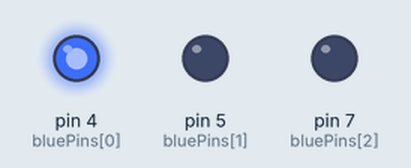
A sketch run on a simulated Arduino Uno, built with avr-gcc and run on an emulated ATmega328P. Shown: output pins drawn as LEDs (lit = HIGH).

Above: at 0.1 s.
At 0.9 s:
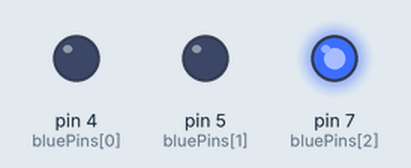
At 1.7 s:
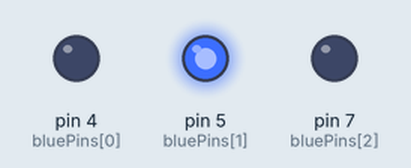
At 2.7 s:
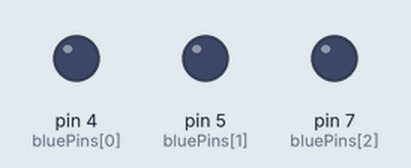
Timing chart, 0 to 3.0 s (numbered marks = the images above):
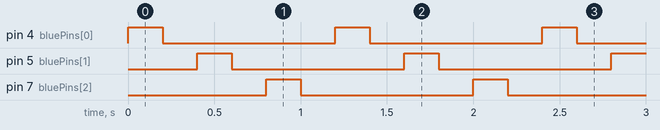

Measured:
- by itself, pin 4 (bluePins[0]), pin 5 (bluePins[1]), pin 7 (bluePins[2]): alternates HIGH for 0.20 s and LOW for 1.0 s
- by itself, everything shown: repeats every 1.2 s, in 6 steps

The sketch:

MP2.ino
```cpp
#define DELAY_MS 200

// 定义所有蓝灯连接的引脚
int bluePins[] = {4, 5, 7};
// 计算数组中引脚的数量
int pinCount = sizeof(bluePins) / sizeof(bluePins[0]);

void setup() {
  // 使用循环初始化所有引脚为输出模式
  for (int i = 0; i < pinCount; i++) {
    pinMode(bluePins[i], OUTPUT);
  }
}

void loop() {
  // 遍历数组，依次点亮和熄灭每一个灯
  for (int i = 0; i < pinCount; i++) {
    digitalWrite(bluePins[i], HIGH);
    delay(DELAY_MS);
    digitalWrite(bluePins[i], LOW);
    delay(DELAY_MS);
  }
}
```
